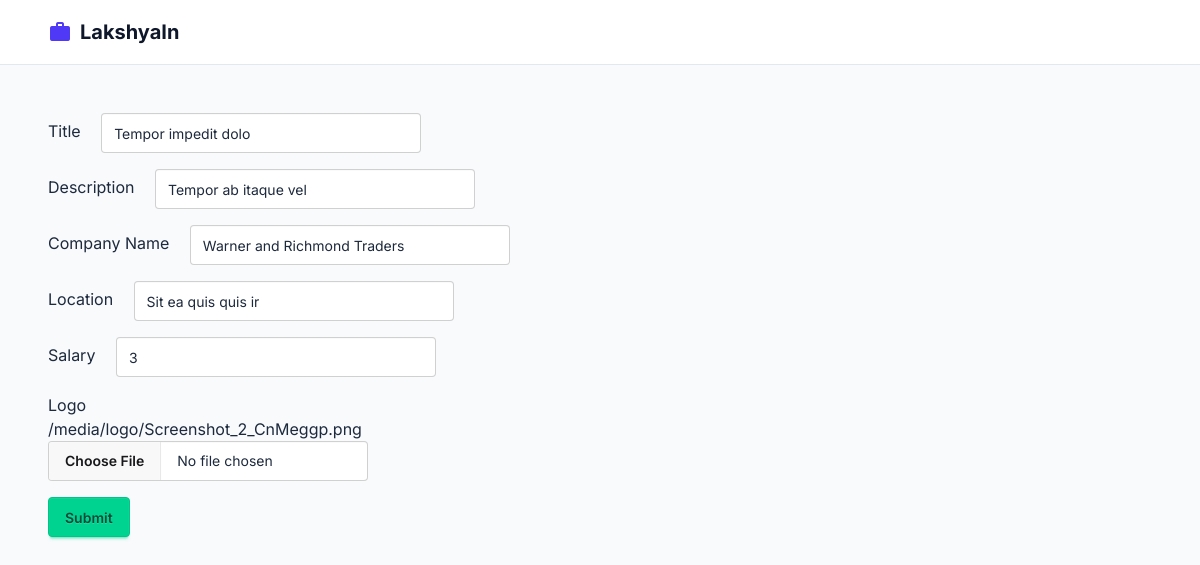
The page /jobs/16/update (signed in) on the database its author committed.
### core/models.py (models this page shows, shortened)
class Job(models.Model):
    title = models.CharField(max_length=255)
    description = models.TextField()
    company_name = models.CharField(max_length=255)
    location = models.CharField(max_length=255)
    salary = models.IntegerField()
    logo = models.ImageField(upload_to="logo")

### core/views.py (the view, shortened to what this page needs)
# urls.py: path("jobs/<int:id>/update", views.update_job, name="update-job"),
@login_required
def update_job(request, id):
    job = Job.objects.get(id=id)
    return render(request, "jobform.html", {"job":job})

### core/context_processors.py (called while the page is built)
def site_name(request):
    jobcount = Job.objects.count()
    return {"site_name" : "LakshyaIn", "job_count" : jobcount}

### core/templates/jobform.html (shortened to what this page needs)
{% extends 'base.html' %}
{% block content %}
<div>
    <header class="bg-white border-b border-slate-200 sticky top-0 z-10">
        <div class="max-w-6xl mx-auto px-6 h-16 flex items-center justify-between">
            <a href={% url 'home' %} class="text-xl font-bold text-slate-900 flex items-center gap-2">
                <span class="material-icons-outlined text-indigo-600">work</span>
                {{site_name}}
            </a>
        </div>
    </header>
    <main class="px-12 my-12 pb-12">
        <form action="{% if not job %} {% url 'create-job' %} {% else %} {% url 'update-job' job.id %} {% endif %}"
        method="post" enctype="multipart/form-data" class="space-y-4">
            <div class="space-x-4">
                <label for="title">Title</label>
                <input type="text" id="title" name="title" class="input" value="{{job.title}}"/>
            </div>
            <div class="space-x-4">
                <label for="description">Description</label>
                <input type="text" id="description" name="description" class="input" value="{{job.description}}"/>
            </div>
            <div class="space-x-4">
                <label for="company-name">Company Name</label>
                <input type="text" id="company-name" name="company_name" class="input" value="{{job.company_name}}"/>
            </div>
            <div class="space-x-4">
                <label for="location">Location</label>
                <input type="text" id="location" name="location" class="input" value="{{job.location}}"/>
            </div>
            <div class="space-x-4">
                <label for="salary">Salary</label>
                <input type="number" id="salary" name="salary" class="input" value="{{job.salary}}"/>
            </div>
            <div class="space-x-4">
                <label for="logo">Logo</label>
                <p>{{job.logo.url}}</p>
                <input type="file" accept=".png" id="logo" name="logo" class="file-input" value="{{job.logo.url}}"/>
            </div>
            <button type="submit" class="btn btn-success">Submit</button>
        </form>
    </main>
</div>
{% endblock %}

### core/templates/base.html (style rules this page uses)
body { font-family: 'Inter', sans-serif; }

### rows shown on the page
Job: title "Tempor impedit dolo", description "Tempor ab itaque vel", company_name "Warner and Richmond Traders", location "Sit ea quis quis ir", salary "3", logo "/media/logo/Screenshot_2_CnMeggp.png"

### other values the page prints
{{ site_name }} "LakshyaIn"
